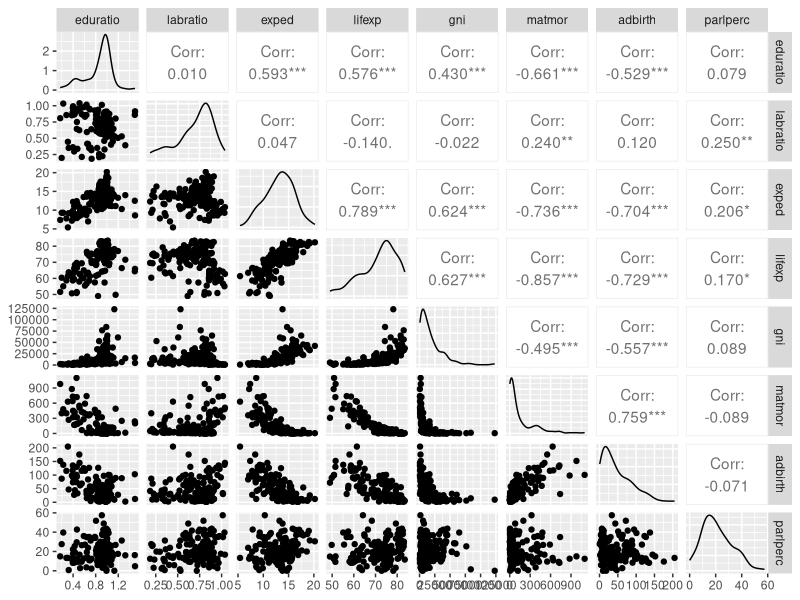
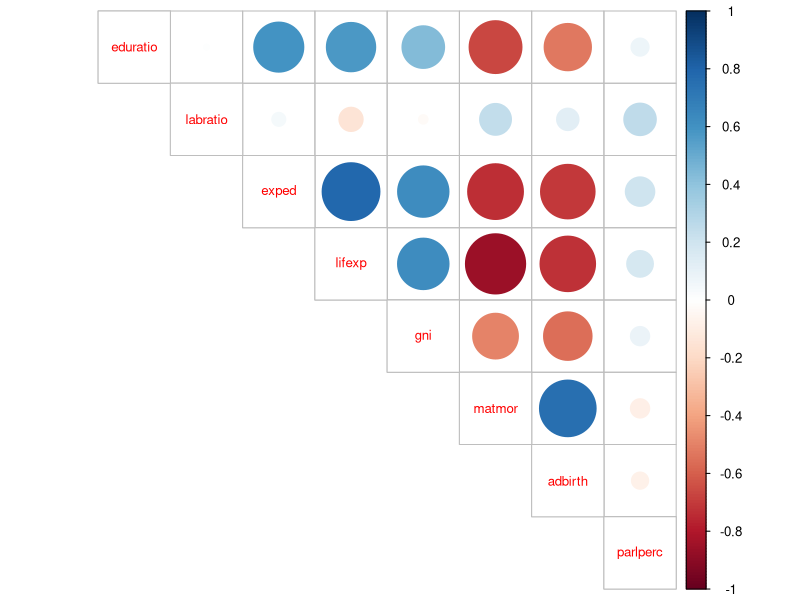
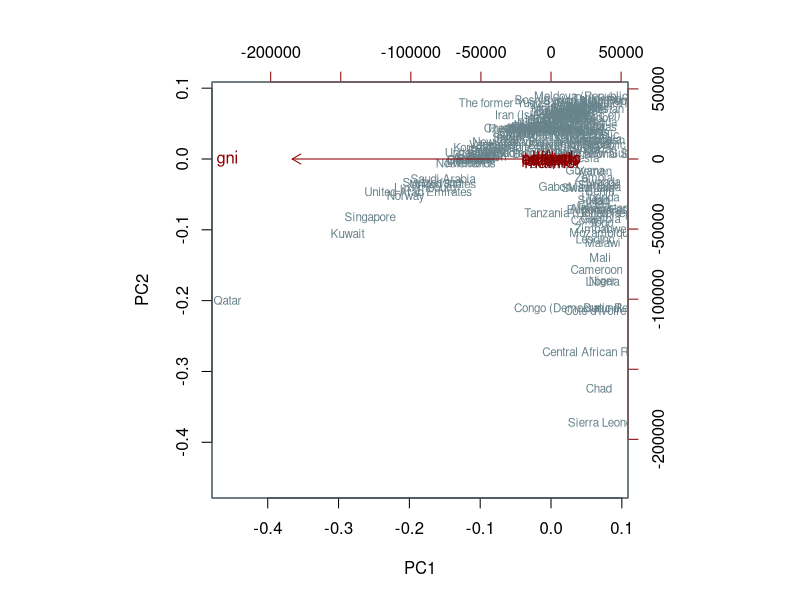
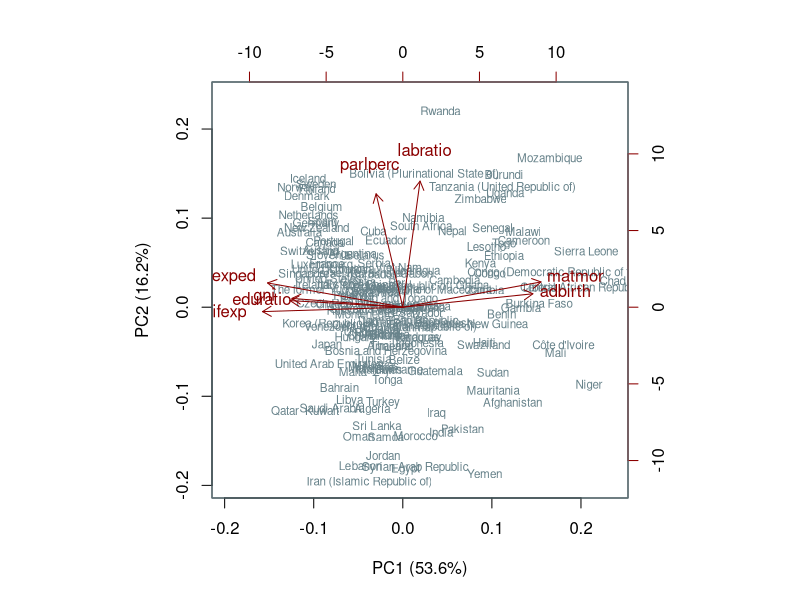
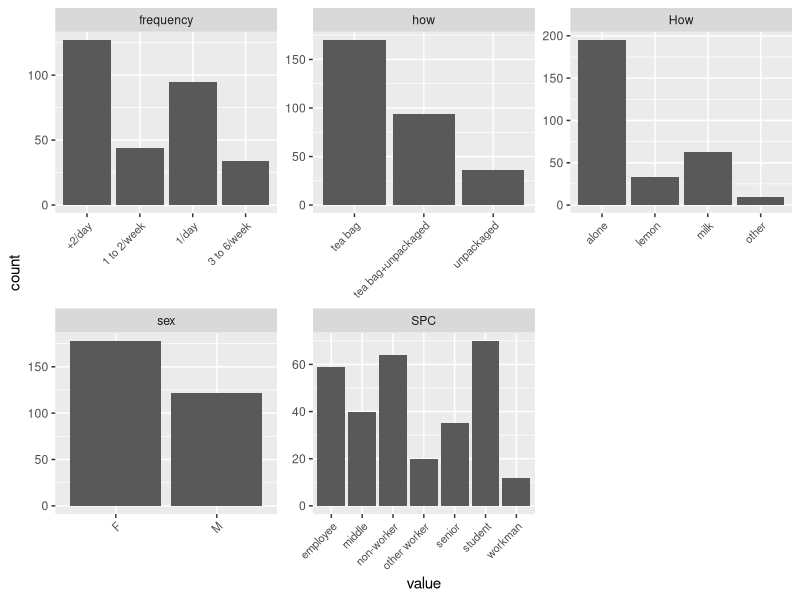
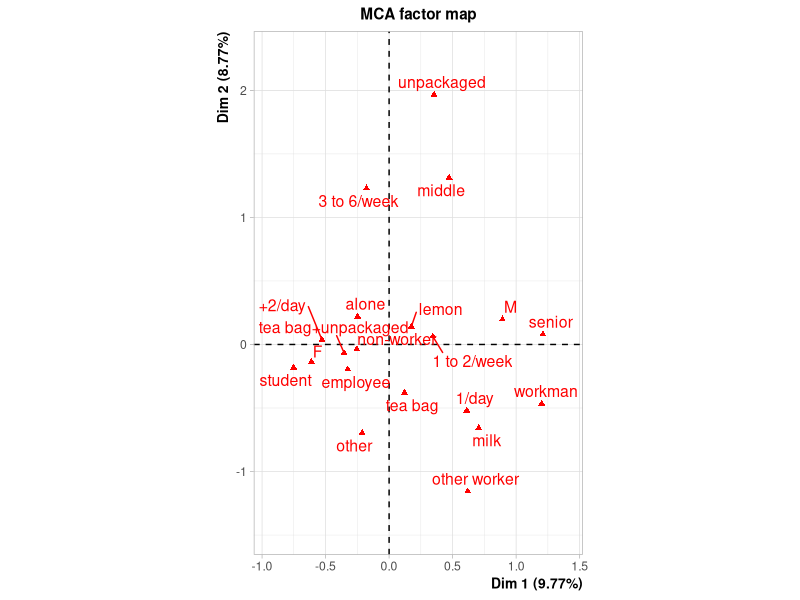
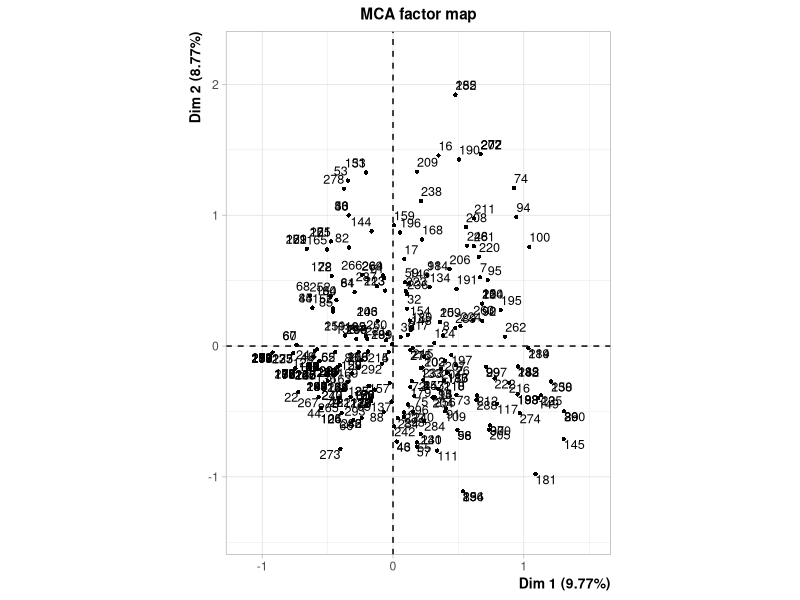
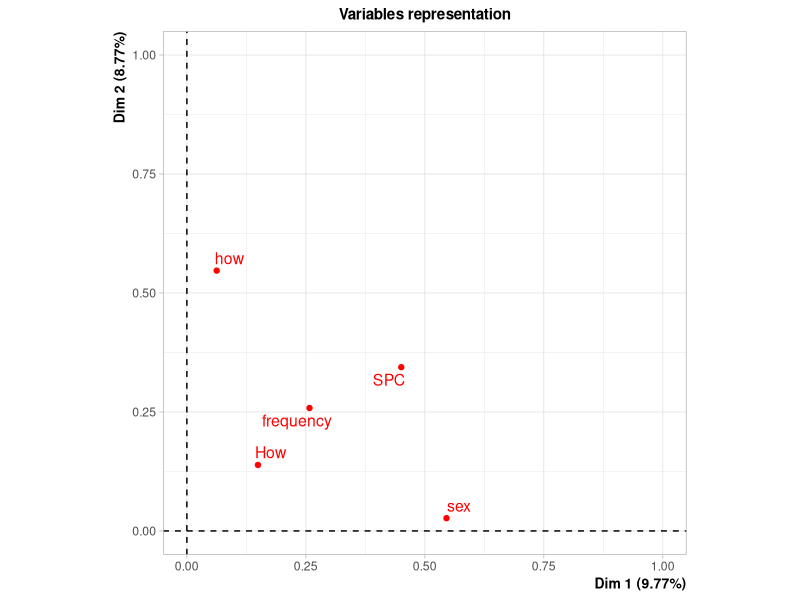

Source code (R) for these figures, in order:
## ---- chunk 1
library(ggplot2)
library(GGally)
library(tidyverse)
library(corrplot)
library(dplyr)
## ---- chunk 2
human <- read.table("data/human.txt")
str(human)
## ---- chunk 3
library(ggplot2)
library(GGally)
ggpairs(human)
## ---- chunk 4
cor_matrix<-cor(human) %>% corrplot(method="circle", type = "upper", tl.pos = "d", tl.cex = 0.8)
## ---- chunk 5
# perform principal component analysis (with the SVD method)
pca_human <- prcomp(human)

# draw a biplot of the principal component representation and the original variables
biplot(pca_human, choices = 1:2, cex = c(0.7, 1), col = c("lightblue4", "darkred"))
## ---- chunk 6
# standardize the variables
human_std <- scale(human)

# print out summaries of the standardized variables
summary(human_std)



# perform principal component analysis (with the SVD method)
pca_human_std <- prcomp(human_std)

# get percentages of variance
s <- summary(pca_human_std)
pca_pr <- round(1*s$importance[2, ], digits = 5)
pca_pr <- pca_pr * 100
pca_pr <- round(pca_pr, digits = 1)

# create object pc_lab to be used as axis labels
pc_lab <- paste0(names(pca_pr), " (", pca_pr, "%)")


# create object pc_lab to be used as axis labels
paste0(names(pca_pr), " (", pca_pr, "%)")

# draw a biplot of the principal component representation and the original variables
biplot(pca_human_std, choices = 1:2, cex = c(0.7, 1), col = c("lightblue4", "darkred"), xlab = pc_lab[1], ylab = pc_lab[2])
## ---- chunk 7
url <- "https://media.giphy.com/media/lnEqLuAnL1zqw/giphy.gif"
## ---- chunk 8
library(FactoMineR)
data(tea)
keep2 <- c("SPC", "frequency", "how", "How", "sex")
tea2 <- dplyr::select(tea, one_of(keep2))
gather(tea2) %>% ggplot(aes(value)) + 
  facet_wrap("key", scales = "free") + 
  geom_bar() + 
  theme(axis.text.x = element_text(angle = 45, hjust = 1, size = 8))
## ---- chunk 9
mca <- MCA(tea2)

# summary of the model
summary(mca)

# visualize MCA
plot(mca, invisible=c("ind"), habillage = "quali")
